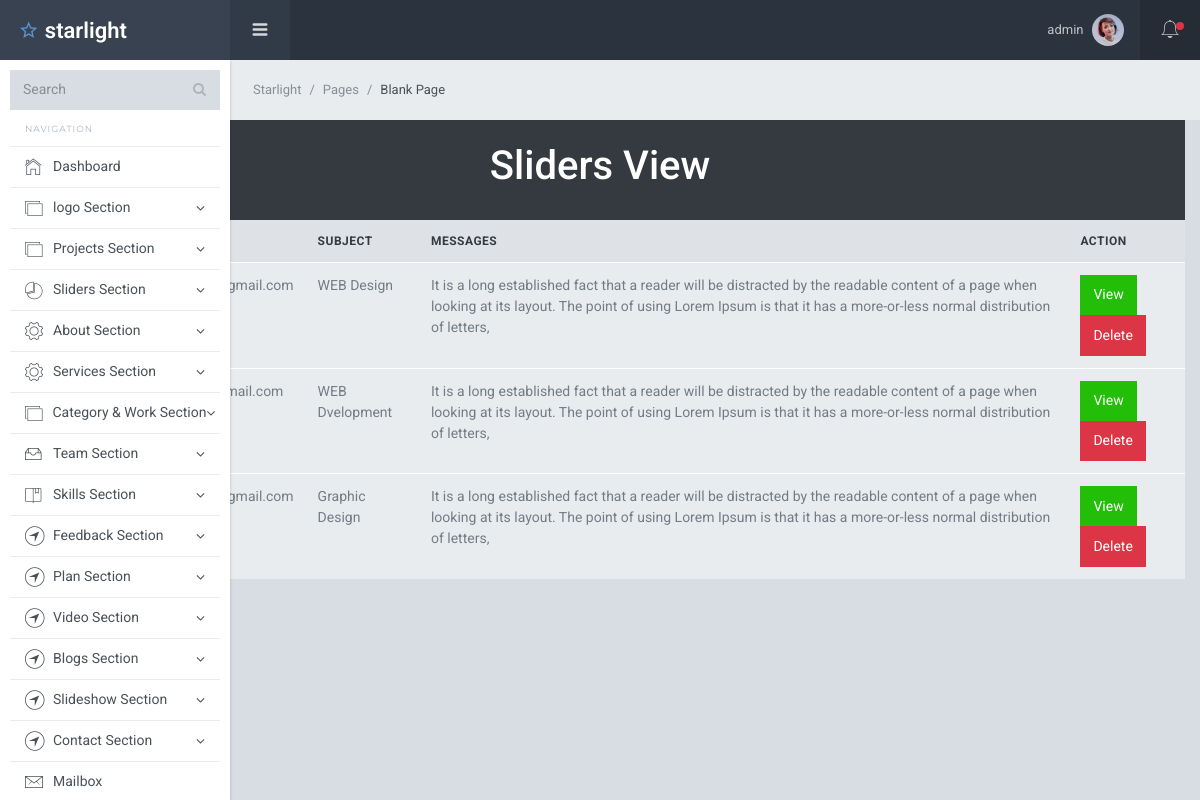
/contact/view_contact.php (signed in), run on the app's committed database.
### tables this page shows
CREATE TABLE `contact` (
  `id` int(11) NOT NULL,
  `name` varchar(50) NOT NULL,
  `email` varchar(100) NOT NULL,
  `subject` varchar(100) NOT NULL,
  `message` text NOT NULL,
  `status` int(11) NOT NULL
);

### contact/view_contact.php (the view, shortened to what this page needs)
<?php require '../dashboard_part/dashboard_header.php';  ?>
<?php
require '../db.php';
$sql = "SELECT * FROM contact";
$result = mysqli_query($db_conn, $sql);
?>
<section>
        <div class="container-fluid">
        <div class="row">
          <div class="col-lg-12 m-auto">
            <div class="bg-dark text-white text-center p-4" role="alert">
                <h1>Sliders View</h1>
            </div>
<table class="table">
  <thead>
    <tr>
    <th scope="col">SL</th>
      <th scope="col">Name</th>
      <th scope="col">Email</th>
      <th scope="col">Subject</th>
      <th scope="col">Messages</th>
      <th scope="col">Action</th>
    </tr>
  </thead>
  <tbody>
  <?php foreach($result as $contact){ ?>
    <tr>
    <td><?php echo $contact['id'] ?></td>
      <td><?php echo $contact['name'] ?></td>
      <td><?php echo $contact['email'] ?></td>
      <td><?php echo $contact['subject'] ?></td>
      <td><?php echo $contact['message'] ?></td>
    <td>
      <a class="btn btn-success" href="/webcit/testimonial/testimonial_details.php?id=<?php  echo $sliders['id']  ?>" role="button">View</a>
      <?php if($_SESSION['role'] != 'Author'){ ?>
      <a data-toggle="modal" data-target="#del<?php echo $sliders['id'] ?>" class="btn btn-danger text-white">Delete</a>
      <?php } ?>
    </td>
    </tr>
   <?php }?>
  </tbody>
</table>
            </div>
        </div>
        </div>
    </section>
<?php require '../dashboard_part/dashboard_footer.php';  ?>

### data on the page
contact: subject "WEB Design", message "It is a long established fact that a reader will be distracted by the readable content of a page when looking at its layout. The point of using Lorem Ipsum is that it has a more-or-less normal distribution of letters,"
contact: subject "WEB Dvelopment", message "It is a long established fact that a reader will be distracted by the readable content of a page when looking at its layout. The point of using Lorem Ipsum is that it has a more-or-less normal distribution of letters,"
contact: subject "Graphic Design", message "It is a long established fact that a reader will be distracted by the readable content of a page when looking at its layout. The point of using Lorem Ipsum is that it has a more-or-less normal distribution of letters,"

### other printed values
$_SESSION['username'] "admin"
